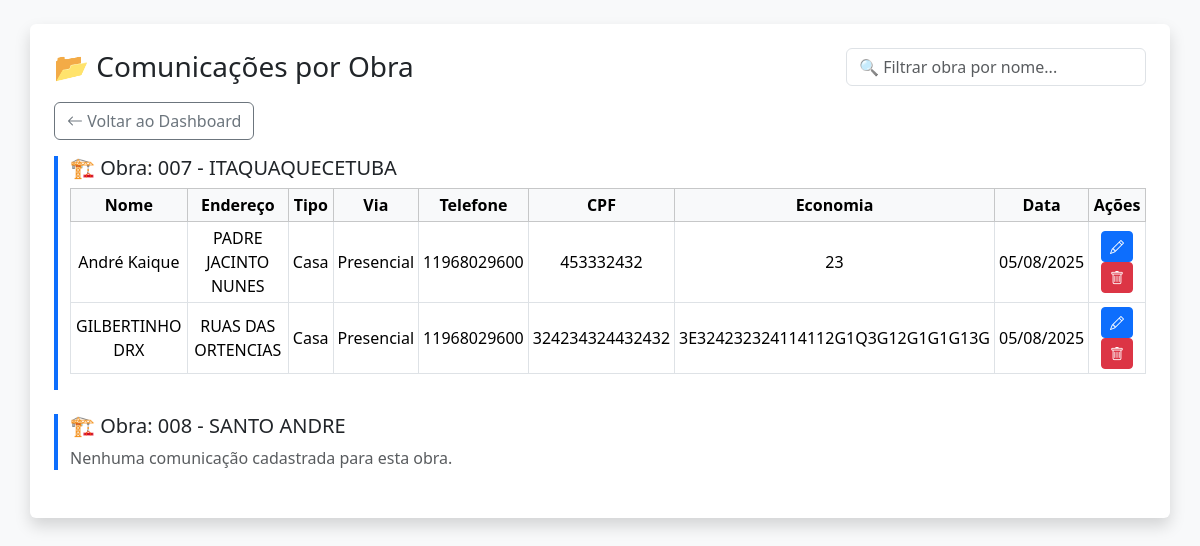
/comunicacoes (signed in), run on the app's committed database.
### app/models.py (models this page shows)
class Obra(db.Model):
    id = db.Column(db.Integer, primary_key=True)
    nome = db.Column(db.String(100), nullable=False)
    descricao = db.Column(db.Text)
    endereco = db.Column(db.String(255))
    responsavel = db.Column(db.String(100))
    data_inicio = db.Column(db.Date)
    data_fim = db.Column(db.Date)
    criado_em = db.Column(db.DateTime, default=datetime.utcnow)

class ComunicacaoObra(db.Model):
    __tablename__ = 'comunicacao_obra'
    id = db.Column(db.Integer, primary_key=True)
    nome = db.Column(db.String(100), nullable=False)
    cpf = db.Column(db.String(20))
    endereco = db.Column(db.String(255))
    telefone = db.Column(db.String(50))
    bairro = db.Column(db.String(100))
    numero = db.Column(db.String(20))
    comunicado = db.Column(db.String(20))
    economia = db.Column(db.String(50))
    assinatura = db.Column(db.String(100))
    tipo_imovel = db.Column(db.String(200))
    data_envio = db.Column(db.DateTime, default=datetime.utcnow)
    obra_id = db.Column(db.Integer, db.ForeignKey('obra.id', name='fk_comunicacao_obra'))
    obra = db.relationship("Obra", backref="comunicacoes")
    usuario_id = db.Column(db.Integer, db.ForeignKey('user.id', name='fk_usuario_comunicacao'))
    usuario = db.relationship("User", backref="comunicacoes")  # ✅ AQUI
    vistorias = db.relationship("VistoriaImovel", back_populates="comunicacao", cascade="all, delete-orphan")

### app/obras/routes.py (the view)
@obras_bp.route('/comunicacoes', methods=['GET'])
def listar_comunicacoes():
    if 'user_id' not in session:
        return redirect(url_for('auth.login'))
    user = User.query.get(session['user_id'])
    obras = Obra.query.order_by(Obra.nome).all() if user.cargo == 'admin' else Obra.query.filter_by(id=user.obra_id).all()
    return render_template('comunicacoes/comunicacoes_dashboard.html', obras=obras)

### templates/comunicacoes/comunicacoes_dashboard.html (shortened to what this page needs)
<!DOCTYPE html>
<html lang="pt-BR">
  <head>
    <link
      href="https://cdn.jsdelivr.net/npm/bootstrap@5.3.3/dist/css/bootstrap.min.css"
      rel="stylesheet"
    />
    <link
      href="https://cdn.jsdelivr.net/npm/bootstrap-icons@1.10.5/font/bootstrap-icons.css"
      rel="stylesheet"
    />
  </head>
  <body class="bg-light p-3 p-md-4">
    <div class="container bg-white p-4 rounded shadow">
      <div
        class="d-flex flex-column flex-md-row justify-content-between align-items-start align-items-md-center mb-3 gap-2"
      >
        <h3 class="text-center text-md-start mb-0">📂 Comunicações por Obra</h3>
        {% if session.cargo == 'admin' %}
        <input
          type="text"
          class="form-control w-100 w-md-auto"
          id="filtroObra"
          placeholder="🔍 Filtrar obra por nome..."
          style="max-width: 300px"
        />
        {% endif %}
      </div>
      <div class="mb-3">
            <a href="{{ url_for('auth.dashboard') }}" class="btn btn-outline-secondary">
          <i class="bi bi-arrow-left"></i> Voltar ao Dashboard
        </a>
      </div>
      {% for obra in obras %}
      <div class="obra-bloco mb-4" data-obra="{{ obra.nome | lower }}">
        <h5 class="mt-3">🏗️ Obra: {{ obra.nome }}</h5>
        {% if obra.comunicacoes %}
        <div class="table-responsive">
          <table class="table table-bordered table-sm align-middle text-center">
            <thead class="table-light">
              <tr>
                <th>Nome</th>
                <th>Endereço</th>
                <th>Tipo</th>
                <th>Via</th>
                <th>Telefone</th>
                <th>CPF</th>
                <th>Economia</th>
                <th>Data</th>
                {% if session.cargo == 'admin' %}
                <th>Ações</th>
                {% endif %}
              </tr>
            </thead>
            <tbody>
              {% for r in obra.comunicacoes %}
              <tr>
                <td>{{ r.nome }}</td>
                <td>{{ r.endereco }}</td>
                <td>{{ r.tipo_imovel }}</td>
                <td>{{ r.comunicado }}</td>
                <td>{{ r.telefone }}</td>
                <td>{{ r.cpf }}</td>
                <td>{{ r.economia }}</td>
                <td>{{ r.data_envio.strftime('%d/%m/%Y') }}</td>
                {% if session.cargo == 'admin' %}
                <td>
                  <a
                    href="{{ url_for('obras.editar_comunicacao', id=r.id) }}"
                    class="btn btn-sm btn-primary"
                  >
                    <i class="bi bi-pencil"></i>
                  </a>
                  <form
                    method="POST"
                    action="{{ url_for('obras.excluir_comunicacao', id=r.id) }}"
                    class="d-inline"
                    onsubmit="return confirm('Confirmar exclusão?')"
                  >
                    <button class="btn btn-sm btn-danger">
                      <i class="bi bi-trash"></i>
                    </button>
                  </form>
                </td>
                {% endif %}
              </tr>
              {% endfor %}
            </tbody>
          </table>
        </div>
        {% else %}
        <p class="text-muted">Nenhuma comunicação cadastrada para esta obra.</p>
        {% endif %}
      </div>
      {% endfor %}
    </div>
  </body>
</html>

### templates/comunicacoes/comunicacoes_dashboard.html (style rules this page uses)
.obra-bloco { border-left: 4px solid #0d6efd; padding-left: 12px; }

### data on the page
Obra: nome "007 - ITAQUAQUECETUBA", shows "Ações"
ComunicacaoObra: nome "André Kaique", endereco "PADRE JACINTO NUNES", tipo_imovel "Casa", comunicado "Presencial", telefone "11968029600", cpf "453332432", economia "23", data_envio "05/08/2025"
ComunicacaoObra: nome "GILBERTINHO DRX", endereco "RUAS DAS ORTENCIAS", tipo_imovel "Casa", comunicado "Presencial", telefone "11968029600", cpf "324234324432432", economia "3E324232324114112G1Q3G12G1G1G13G", data_envio "05/08/2025"
Obra: nome "008 - SANTO ANDRE", shows "Nenhuma comunicação cadastrada para esta obra."
